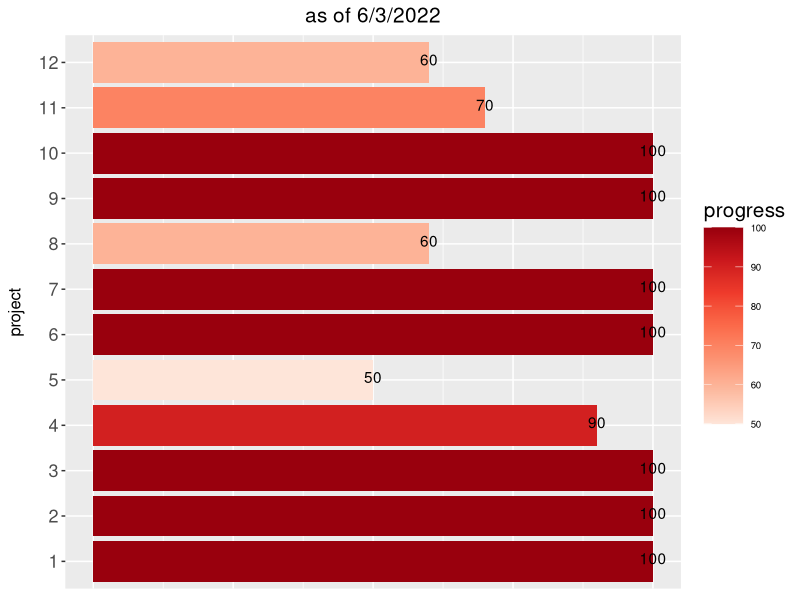

Write the R code that produced this figure.
## ---- chunk 1
knitr::opts_chunk$set(echo = TRUE)
library(tidyverse)
## ---- chunk 2
###### https://rstudio-pubs-static.s3.amazonaws.com/215319_ac67755c296b441dac7b24b48fc30156.html
project_progress=data.frame(project=seq(1,12), progress=c(100, 100, 100, 90, 50, 100, 100, 60, 100, 100, 70, 60))
bp.y <- ggplot(data =project_progress, aes(x = factor(project), y = progress)) + 
    geom_bar(stat = "identity", aes(fill = progress))+ 
  labs(x = "project")+
  geom_text(aes(label=progress), position=position_dodge(width=0.8), vjust=0.25, color="black")+  # add numbers over bars+
coord_flip()+ 
 theme_gray() +
    theme(axis.title.x = element_blank(), axis.text.x = element_blank(),
          axis.ticks.x = element_blank(), axis.text.y = element_text(size = 13), 
          axis.title.y = element_text(size = 12, margin = margin(0,10,0,0), angle =90 ), # this adjusts "project" on y axis 
          legend.position="none") + 
    scale_fill_distiller(name = "progress", palette = "Reds", direction = 1) + 
  theme(legend.position = "right", legend.direction = "vertical",
          legend.title = element_text(size = 15), legend.key.size = unit(1,"cm"),
          legend.text = element_text(size = 7))+
  ggtitle("as of 6/3/2022")+
  theme(plot.title = element_text(hjust = 0.5, size=15)) #center the title
bp.y
